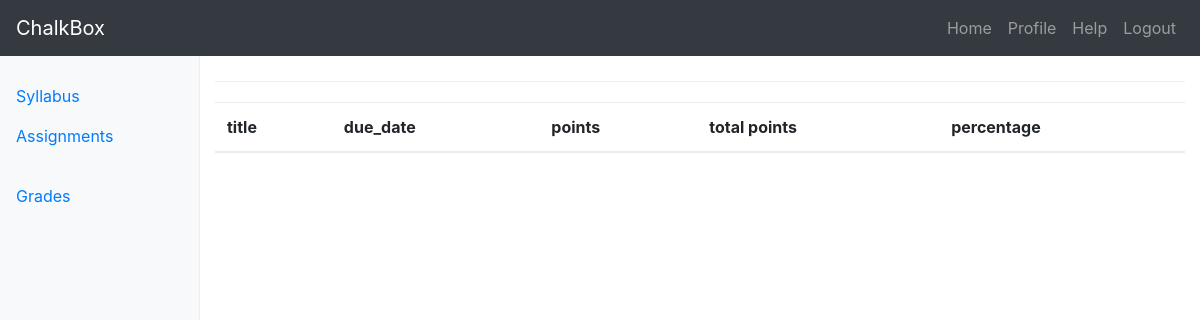
Page /courses/2/submissions/grades/ (signed in) on the earlier database version.
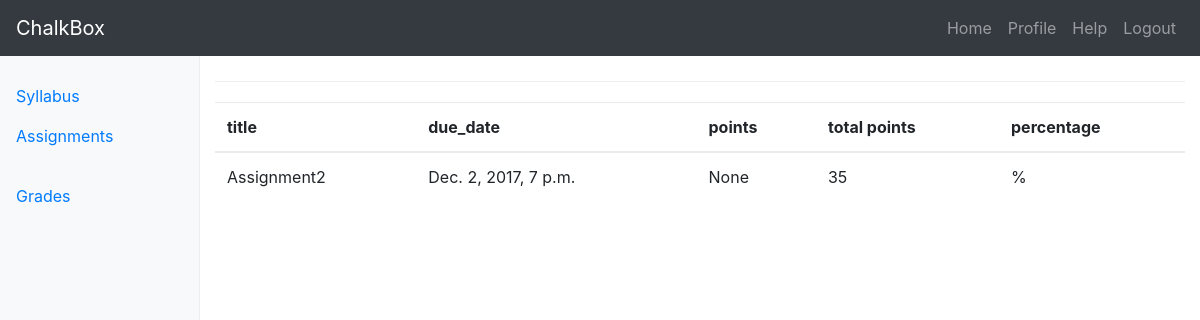
Same page on the later database version.
### submissions/models.py (models this page shows, shortened)
class Submission(models.Model):
    course = models.ForeignKey(Course)
    user = models.ForeignKey(User)
    assignment = models.ForeignKey(Assignment)
    submission	= models.FileField(null=True, blank=True)
    points	= models.IntegerField(null=True, blank=True)
    comments = models.TextField(blank=True)

### assignments/models.py (models this page shows, shortened)
class Assignment(models.Model):
	title = models.CharField(max_length=120)
	due_date = models.DateTimeField()
	total_points	= models.IntegerField()
	description = models.TextField(blank=True)
	updated     = models.DateTimeField(auto_now=True)
	timestamp   = models.DateTimeField(auto_now_add=True)
	question	= models.FileField(null=True, blank=True)

### submissions/views.py (the view)
def student_grade(request, cid=None):
	submissions = Submission.objects.all().filter(course__id=cid, user__id=request.user.id)
	context = {
	    "object_list": submissions,
		"id": cid,
	}
	return render(request, "submission/student_grade.html", context)

### accounts/models.py (called while the page is built)
	@property
	def is_staff(self):
		return self.staff

### templates/submission/student_grade.html
{% extends "base_navbar.html" %}
{% block content %}
<div class="container-fluid">
  <div class="row">
	{% include "side_bar.html" with cid=id %}
    <main role="main" class="col-sm-9 ml-sm-auto col-md-10 pt-3">
	<h1>{{ title }}</h1>
	<table class="table">
		<thead>
		    <tr>
		      <th scope="col">title</th>
		      <th scope="col">due_date</th>
		      <th scope="col">points</th>
		      <th scope="col">total points</th>
		      <th scope="col">percentage</th>
		    </tr>
		</thead>
		<tbody>
	       	{% for obj in object_list %}
	       	{%  widthratio obj.points obj.assignment.total_points 100 as ratios %}
			    <tr>
			      <td>{{ obj.assignment.title }}</td>
			      <td>{{ obj.assignment.due_date }}</td>
			      <td>{{ obj.points }}</td>
			      <td>{{ obj.assignment.total_points }}</td>
			      <td>{{ ratios }}%</td>
			    </tr>
	       	{% endfor %}
       	</tbody>
	</table>
    </main>
  </div>
</div>
{% endblock %}

Differences in the rows shown:
added Submission: assignment "Assignment2", assignment.due_date "Dec. 2, 2017, 7 p.m.", points "None", assignment.total_points "35"
